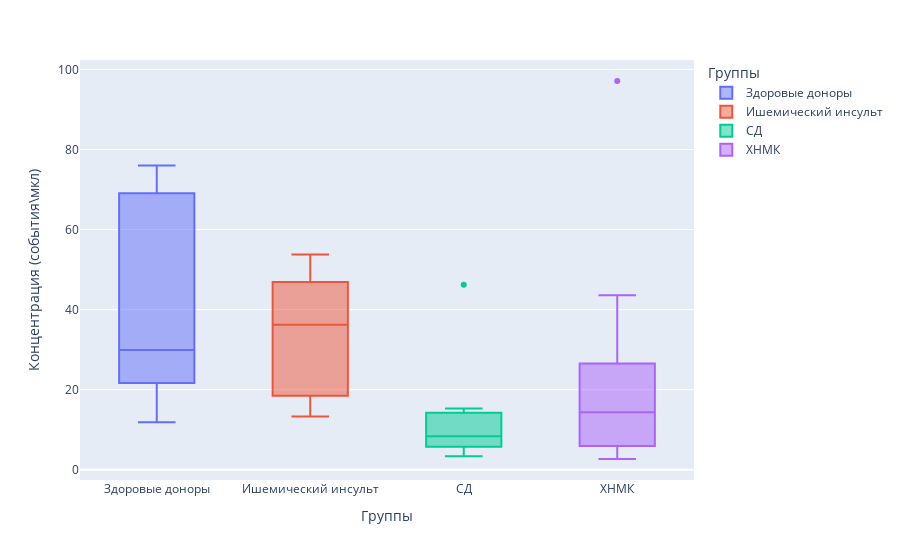

Notebook source saved alongside this figure:
### Code cell
px.box(df, x=df[cols[0]], y=df[cols[2]], color=df[cols[0]], labels={'Groups': 'Группы', 'CD146 Events/?L(V) w/ dilution': 'Концентрация (события\мкл)'})

### Figure 1 — Plotly figure (JSON) as saved in the notebook; plotly's stock layout.template omitted (floating-point values rounded to 4 significant figures)
{"data": [{"alignmentgroup": "True", "hovertemplate": "Группы=%{x}<br>Концентрация (события\\мкл)=%{y}<extra></extra>", "legendgroup": "Здоровые доноры", "marker": {"color": "#636efa"}, "name": "Здоровые доноры", "notched": false, "offsetgroup": "Здоровые доноры", "orientation": "v", "showlegend": true, "type": "box", "x": ["Здоровые доноры", "Здоровые доноры", "Здоровые доноры", "Здоровые доноры", "Здоровые доноры", "Здоровые доноры", "Здоровые доноры", "Здоровые доноры"], "x0": " ", "xaxis": "x", "y": [64.8, 73.3, 33.1, 25.5, 26.8, 76, 17.8, 11.9], "y0": " ", "yaxis": "y"}, {"alignmentgroup": "True", "hovertemplate": "Группы=%{x}<br>Концентрация (события\\мкл)=%{y}<extra></extra>", "legendgroup": "Ишемический инсульт", "marker": {"color": "#EF553B"}, "name": "Ишемический инсульт", "notched": false, "offsetgroup": "Ишемический инсульт", "orientation": "v", "showlegend": true, "type": "box", "x": ["Ишемический инсульт", "Ишемический инсульт", "Ишемический инсульт", "Ишемический инсульт", "Ишемический инсульт", "Ишемический инсульт"], "x0": " ", "xaxis": "x", "y": [43, 18.5, 29.5, 53.8, 13.3, 46.9], "y0": " ", "yaxis": "y"}, {"alignmentgroup": "True", "hovertemplate": "Группы=%{x}<br>Концентрация (события\\мкл)=%{y}<extra></extra>", "legendgroup": "СД", "marker": {"color": "#00cc96"}, "name": "СД", "notched": false, "offsetgroup": "СД", "orientation": "v", "showlegend": true, "type": "box", "x": ["СД", "СД", "СД", "СД", "СД", "СД", "СД", "СД", "СД", "СД", "СД"], "x0": " ", "xaxis": "x", "y": [5.6, 13.3, 14.6, 6.2, 8.4, 3.4, 9.4, 15.3, 7.9, 46.2, 5.5], "y0": " ", "yaxis": "y"}, {"alignmentgroup": "True", "hovertemplate": "Группы=%{x}<br>Концентрация (события\\мкл)=%{y}<extra></extra>", "legendgroup": "ХНМК", "marker": {"color": "#ab63fa"}, "name": "ХНМК", "notched": false, "offsetgroup": "ХНМК", "orientation": "v", "showlegend": true, "type": "box", "x": ["ХНМК", "ХНМК", "ХНМК", "ХНМК", "ХНМК", "ХНМК", "ХНМК", "ХНМК", "ХНМК", "ХНМК", "ХНМК", "ХНМК", "ХНМК", "ХНМК", "ХНМК", "ХНМК", "ХНМК", "ХНМК", "ХНМК", "ХНМК", "ХНМК", "ХНМК", "ХНМК", "ХНМК", "ХНМК", "ХНМК", "ХНМК", "ХНМК", "ХНМК", "ХНМК", "ХНМК", "ХНМК", "ХНМК"], "x0": " ", "xaxis": "x", "y": [25, 5.8, 2.7, 43.6, 6.3, 13.4, 35.3, 8.1, 5.4, null, 27.9, 5.2, null, 16.4, 23.9, 14.4, 4.4, 11.5, 6.5, 36.5, 25.5, 2.8, 7.2, 43.3, 26.9, 17.8, 22, 5.3, 13.7, 2.9, 20.5, 97.1, 30.1], "y0": " ", "yaxis": "y"}], "layout": {"boxmode": "overlay", "legend": {"title": {"text": "Группы"}, "tracegroupgap": 0}, "margin": {"t": 60}, "xaxis": {"anchor": "y", "categoryarray": ["Здоровые доноры", "Ишемический инсульт", "СД", "ХНМК"], "categoryorder": "array", "domain": [0, 1], "title": {"text": "Группы"}}, "yaxis": {"anchor": "x", "domain": [0, 1], "title": {"text": "Концентрация (события\\мкл)"}}}}
